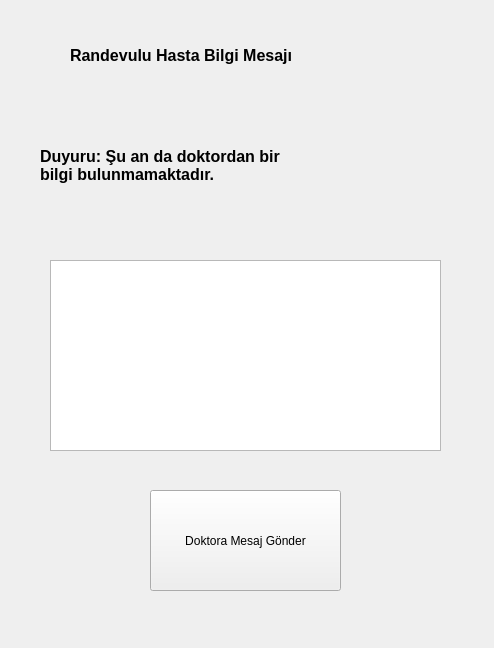
<?xml version="1.0" encoding="UTF-8"?>
<ui version="4.0">
 <class>HastaEkrani</class>
 <widget class="QWidget" name="HastaEkrani">
  <property name="geometry">
   <rect>
    <x>0</x>
    <y>0</y>
    <width>494</width>
    <height>648</height>
   </rect>
  </property>
  <property name="windowTitle">
   <string>Hasta Ekranı</string>
  </property>
  <widget class="QLabel" name="label">
   <property name="geometry">
    <rect>
     <x>70</x>
     <y>10</y>
     <width>381</width>
     <height>91</height>
    </rect>
   </property>
   <property name="font">
    <font>
     <pointsize>12</pointsize>
     <weight>75</weight>
     <bold>true</bold>
    </font>
   </property>
   <property name="text">
    <string>Randevulu Hasta Bilgi Mesajı</string>
   </property>
  </widget>
  <widget class="QLabel" name="label_hastabilgi">
   <property name="geometry">
    <rect>
     <x>40</x>
     <y>120</y>
     <width>561</width>
     <height>91</height>
    </rect>
   </property>
   <property name="font">
    <font>
     <pointsize>12</pointsize>
     <weight>75</weight>
     <bold>true</bold>
    </font>
   </property>
   <property name="text">
    <string>Duyuru: Şu an da doktordan bir
bilgi bulunmamaktadır.</string>
   </property>
  </widget>
  <widget class="QTextEdit" name="textEdit_hastamesaj">
   <property name="geometry">
    <rect>
     <x>50</x>
     <y>260</y>
     <width>391</width>
     <height>191</height>
    </rect>
   </property>
  </widget>
  <widget class="QPushButton" name="pushButton_gonder">
   <property name="geometry">
    <rect>
     <x>150</x>
     <y>490</y>
     <width>191</width>
     <height>101</height>
    </rect>
   </property>
   <property name="text">
    <string>Doktora Mesaj Gönder</string>
   </property>
  </widget>
 </widget>
 <resources/>
 <connections/>
</ui>
